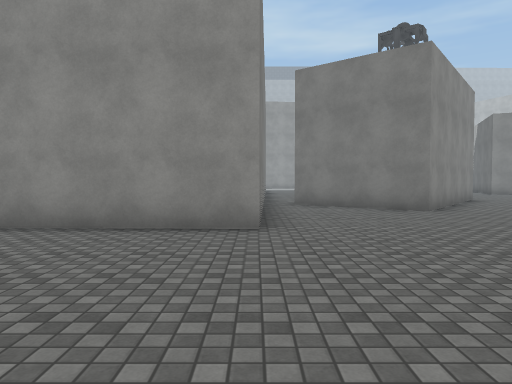
[1] (above)

24 first-person views from a walk through a Unity game level. The camera is 1.4 m above the floor, tilts 2° down and sees 70° across. The floor is counted in squares, 2 m on a side. Each view is taken from the middle of a square. On the plan, view 1 faces up. The plan holds only what a view shows up to about 11 squares ahead; the rest is blank. The place goes on beyond the plan. The player character is not drawn. Surface patterns are stand-ins for the level's own textures.

[2]
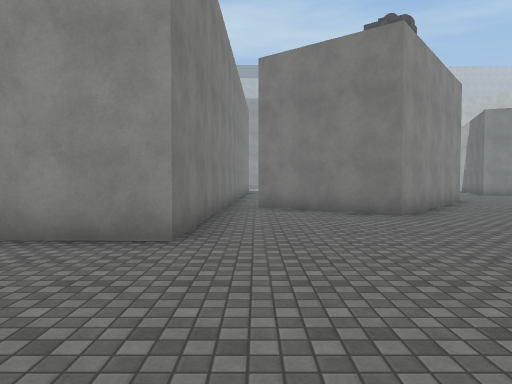

[3]
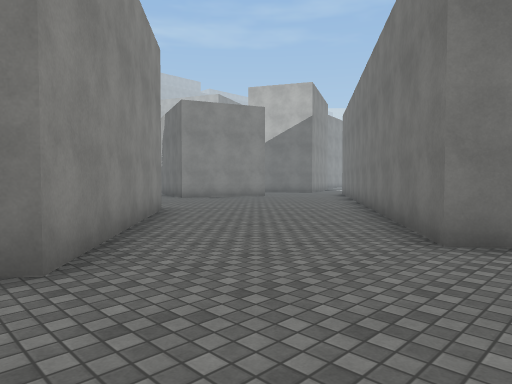

[4]
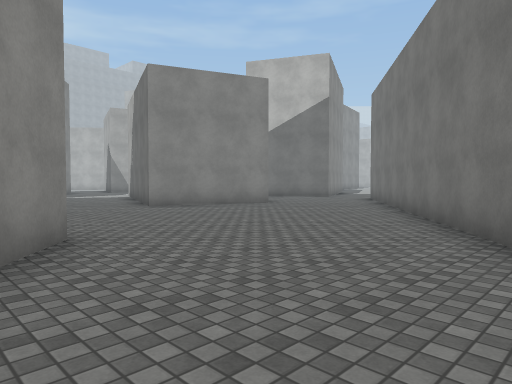

[5]
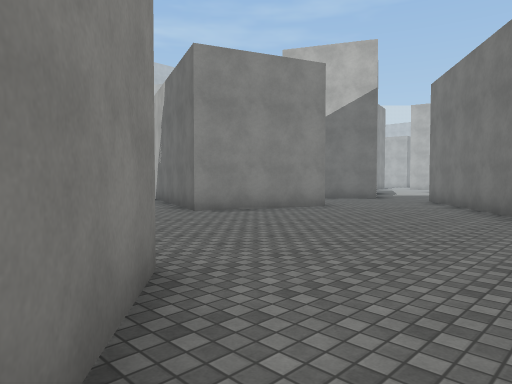

[6]
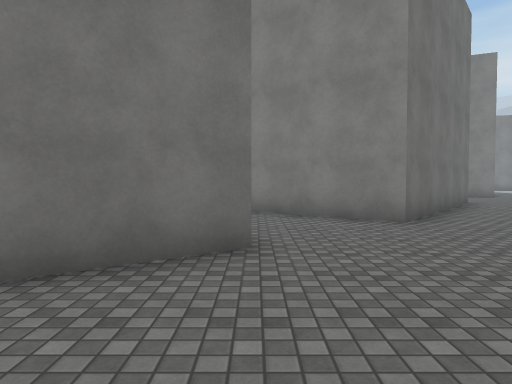

[7]
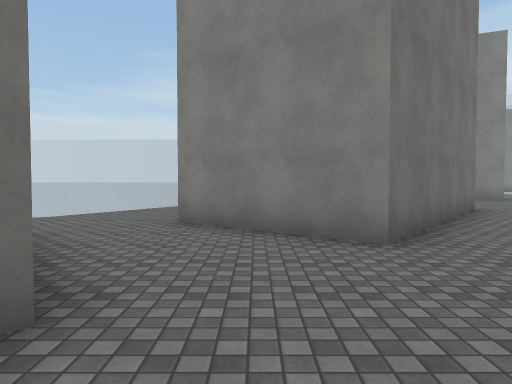

[8]
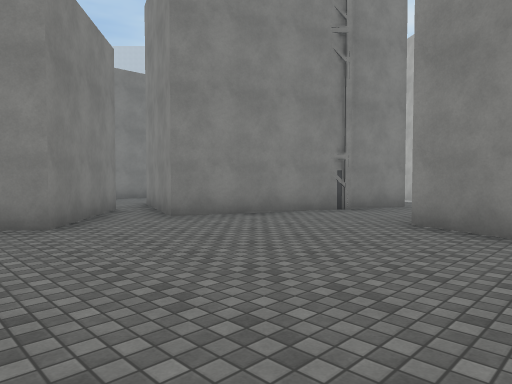

[9]
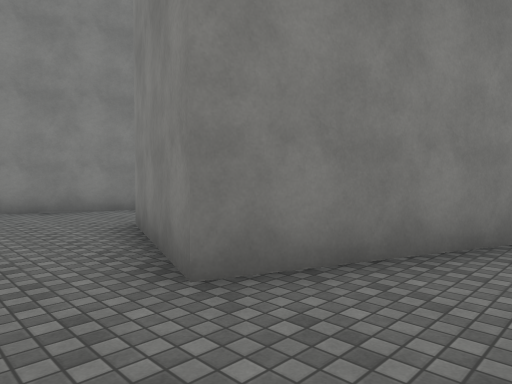

[10]
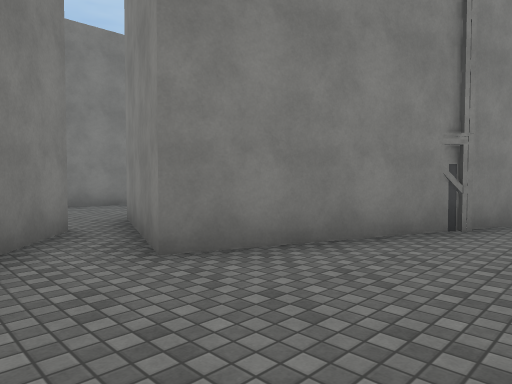

[11]
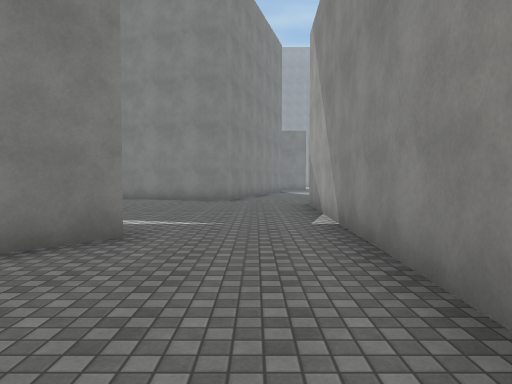

[12]
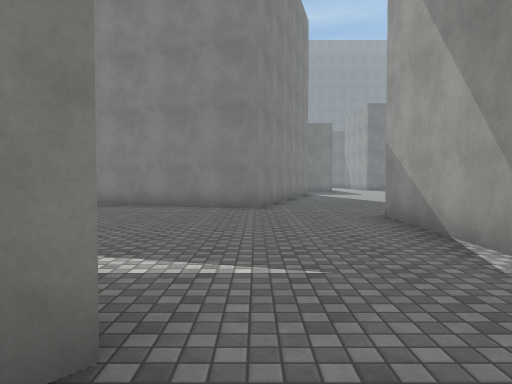

[13]
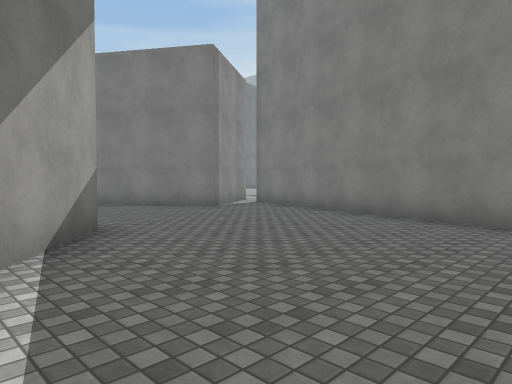

[14]
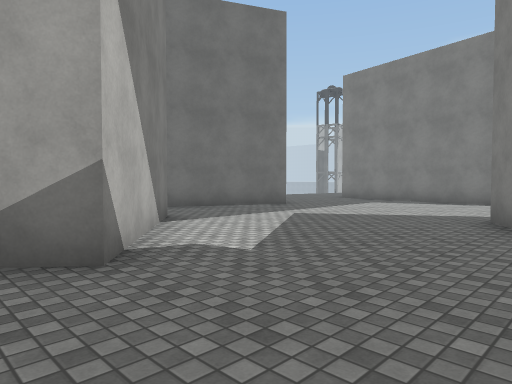

[15]
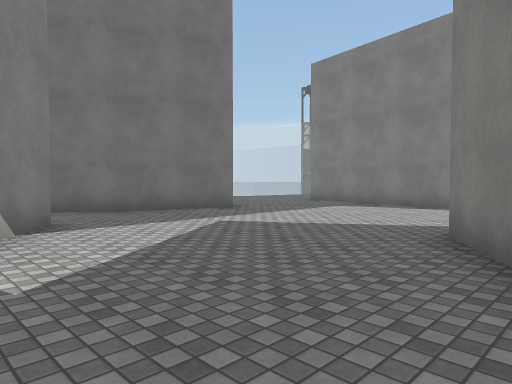

[16]
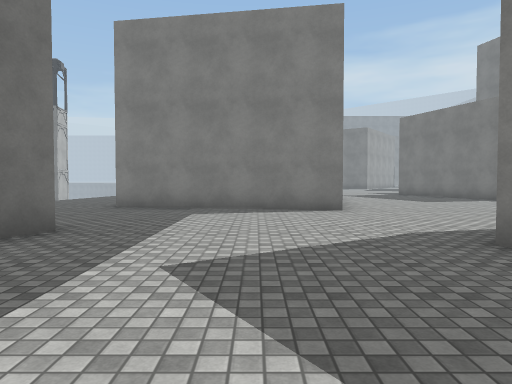

[17]
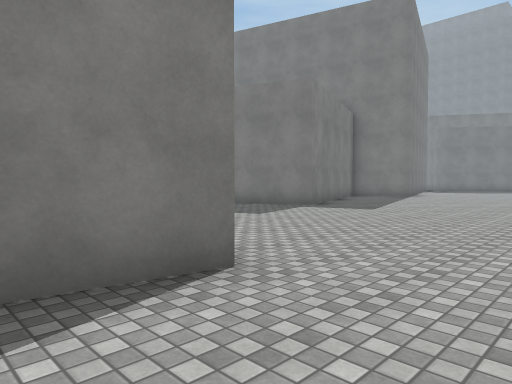

[18]
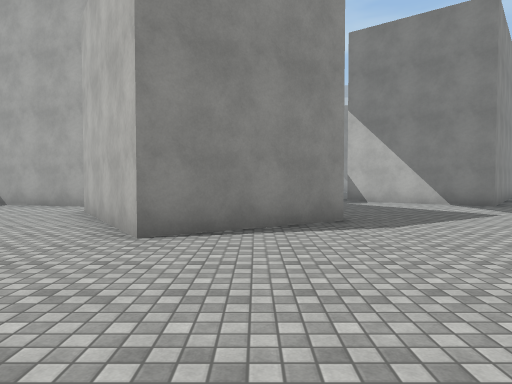

[19]
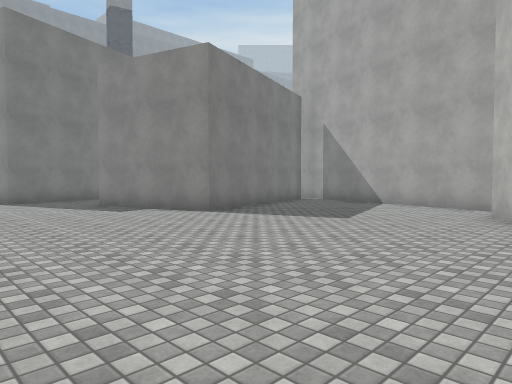

[20]
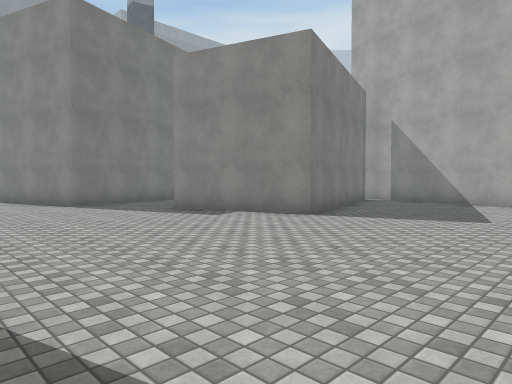

[21]
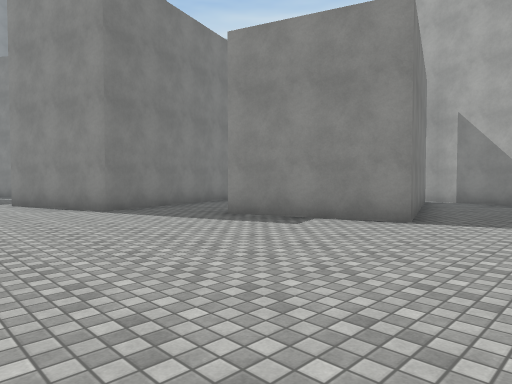

[22]
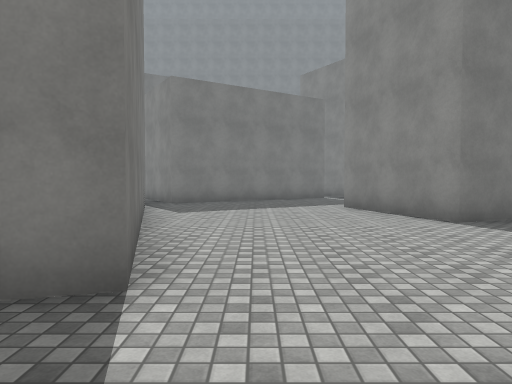

[23]
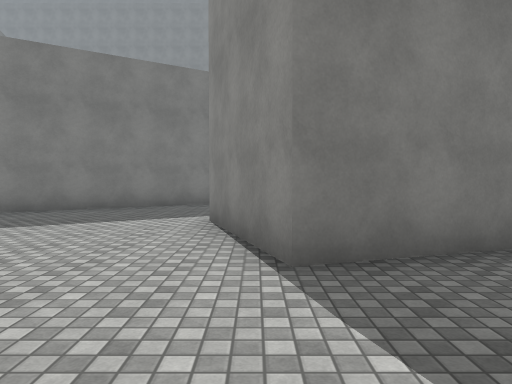

[24]
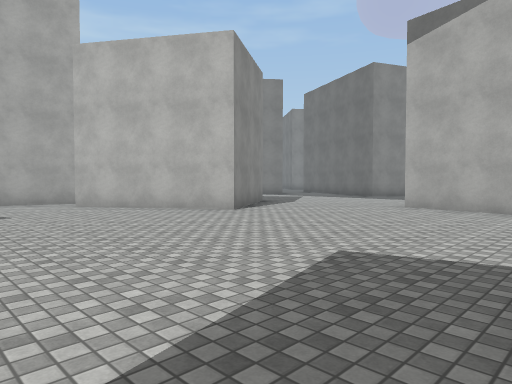

### Floor plan
Points are (right, up) in squares from view 1. A wall is a line through its corners. A room is listed if a view was taken in it or the views show most of it. See-through windows are left out.
Room 1 (views 1, 2, 3, 4, 5, 6, 7, 8, 9, 10, 11)
walls: (7.5, 5.7) (7, 6.3) (16.5, 13.2); (4.7, 14.7) (7.4, 12.5) (3.8, 7.9) (1, 10.1); (0.2, 10.1) (0.1, 5.1) (-2.6, 5.2); (0.9, -0.6) (4.6, 4.1) (7.3, 2); (8.9, 19.6) (7, 14.7) (5.7, 15.2); (15.2, 18.8) (13.9, 15.4) (10.7, 16.7) (11.8, 19.5)
ways out: opening at (-2, 3) to room 2; opening at (-0.5, -0.5); gap at (1, 10)
Room 2 (views 12, 13, 14, 15, 16, 17, 18, 19, 20, 21, 22, 23, 24)
walls: (-13.3, -5.2) (-11.8, -4.3) (-9.5, -7.8) (-12.4, -9.7) (-14.7, -6.1); (-14.2, -5.1) (-20.8, -3.1); (-9.3, -14.6) (-8.9, -12.2) (-3.4, -13.1); (-21.2, -3.6) (-19.4, -9.1) (-22.7, -10.1); (-16, -16.2) (-15, -15.9) (-14.8, -16.6); (-4.3, -9) (-2.6, -5.3); (-11.7, 3) (-14, -4.7); (-24.9, -11.7) (-28.3, -12.8); (-3.5, -3) (-4.9, -4.7) (-8.1, -2.2) (-6.6, -0.4); (-22.9, -16.3) (-21.3, -15.8) (-21.1, -16.5); (-4.5, 2.5) (-3.4, 1.6); (-2.6, 5.2) (-9.9, 5.4); (-31.5, -14.3) (-30.1, -16.5)
ways out: opening at (-2, 3) to room 1; opening at (-23.5, -10.5); opening at (-11, 4); opening at (-3, -12)

Positions as (right, up) in squares from view 1, and headings:
1: (0, 0), facing up
2: (1, 1), facing up
3: (3, 5), facing up-right
4: (6, 8), facing up-right
5: (6, 10), facing up-right
6: (7, 10), facing down
7: (6, 8), facing down
8: (13, 11), facing up-left
9: (16, 14), facing up-left
10: (10, 13), facing up-left
11: (0, 4), facing left
12: (-3, 3), facing left
13: (-6, 3), facing down-left
14: (-11, -1), facing down-right
15: (-11, -3), facing down-right
16: (-7, -4), facing down
17: (-7, -10), facing down-left
18: (-11, -14), facing up
19: (-13, -14), facing up-left
20: (-15, -15), facing up-left
21: (-17, -15), facing up-left
22: (-19, -15), facing left
23: (-22, -12), facing left
24: (-18, -16), facing up-right
